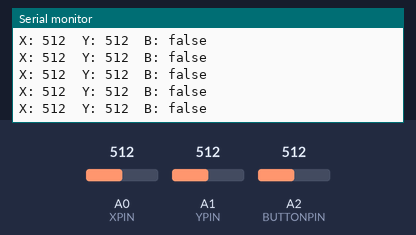
Simulated run of this sketch. Board: Arduino Uno, built with avr-gcc and run on an emulated ATmega328P. Parts: the last lines printed to the serial monitor. Inputs (shaded band) come from the test bench; at power-on: A2 (BUTTONPIN) = 512, A0 (XPIN) = 512, A1 (YPIN) = 512.

Above: at 2.2 s.
2.3 s: A2 (BUTTONPIN) set to 0
At 2.34 s:
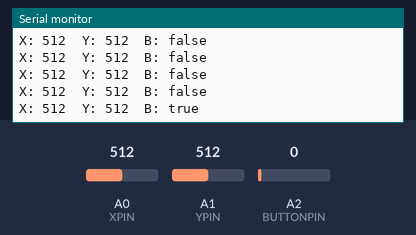
4.2 s: A0 (XPIN) set to 716
At 4.22 s:
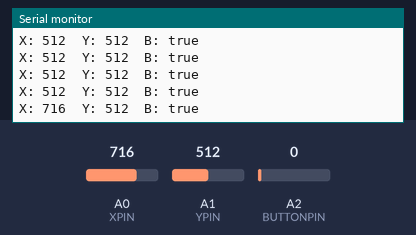
5.7 s: A1 (YPIN) set to 716
At 5.74 s:
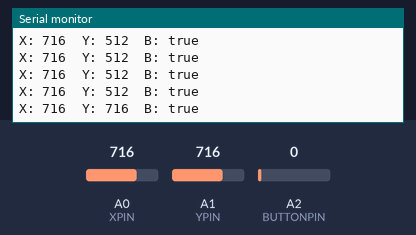
7.2 s: A2 (BUTTONPIN) set to 122
At 7.22 s:
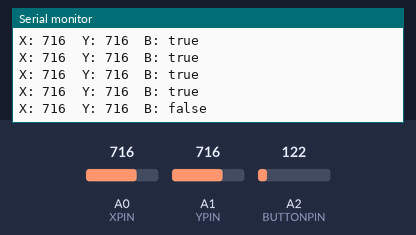
8.7 s: A0 (XPIN) set to 900
At 8.74 s:
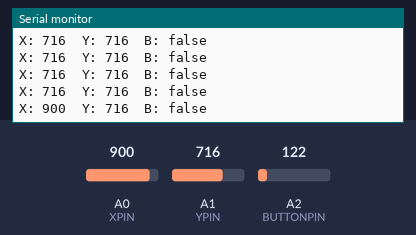
10.2 s: A2 (BUTTONPIN) set to 0
At 10.21 s:
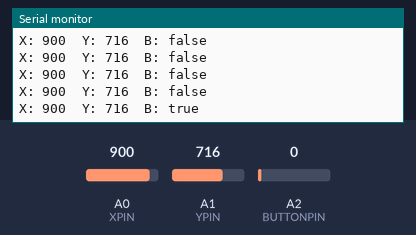
Timing chart, 0 to 13.2 s (numbered marks = the images above; inputs shaded):
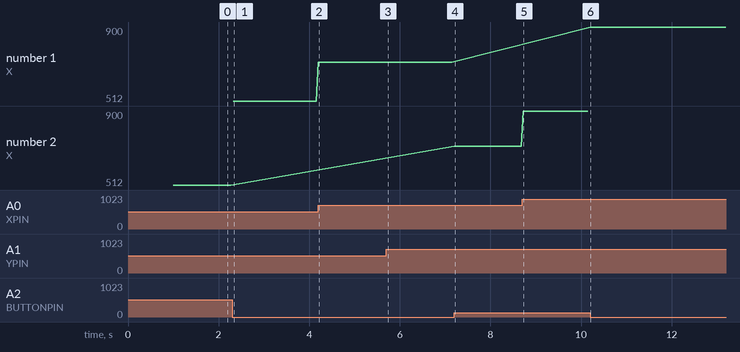

Measured:
- after the input at 2.3 s, the serial monitor: prints a new line at once (image 1)
- after the input at 4.2 s, the serial monitor: prints a new line at once (image 2)
- after the input at 5.7 s, the serial monitor: prints a new line at once (image 3)
- after the input at 7.2 s, the serial monitor: prints a new line at once (image 4)
- after the input at 8.7 s, the serial monitor: prints a new line at once (image 5)
- after the input at 10.2 s, the serial monitor: prints a new line at once (image 6)
- plotted number 1: 512 → 716 after the input at 4.2 s
- plotted number 2: 716 → 900 after the input at 8.7 s

The sketch:

joystick_KY-023_first.ino
```cpp
/*
  programma che, letto il valore di un modulo joystick come KY-023,
  mostra i valori dell'asse X e Y (che sono potenziometri).
  Inoltre mostra se lo stick è premuto o no.
*/
#define XPIN A0 //dove si legge le X
#define YPIN A1 //dove si legge le Y
#define BUTTONPIN A2 //dove si legge lo stato del bottone

int X, Y; //valori logici assi
int button; //stato del bottone
String buttonStr = ""; //stringa da mostrare nell'output seriale

void setup() {
  Serial.begin(115200); //inizia la comunicazione seriale
  delay(1000);

  //assegna il compito dei pin
  pinMode(XPIN, INPUT);
  pinMode(YPIN, INPUT);
  pinMode(BUTTONPIN, INPUT);
}

void loop() {
  //leggi i valori X, Y e lo stato del bottone
  X = analogRead(XPIN);
  Y = analogRead(YPIN);
  button = analogRead(BUTTONPIN);
  if(button==0) {
    buttonStr="true";
  } else {
    buttonStr="false";
  }

  //mostra i valori nella porta seriale
  Serial.print(F("X: "));
  Serial.print(X);
  Serial.print(F("\tY: "));
  Serial.print(Y);
  Serial.print(F("\tB: "));
  Serial.println(buttonStr);

  delay(50); //cooldown
}
```
